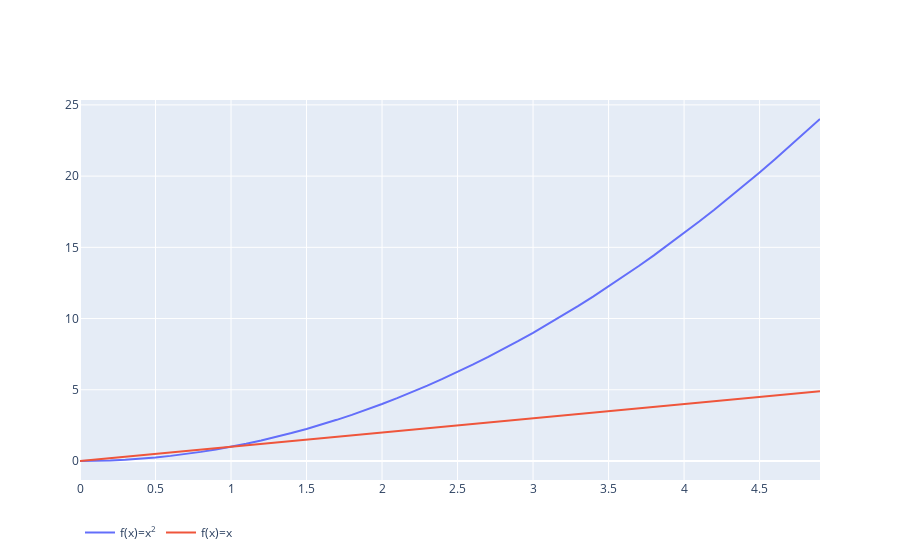

The cell this chart's notebook holds for it:
### Code cell
fig = go.Figure()
fig.add_trace(go.Scatter(x=x, y=f(x), name='f(x)=x<sup>2</sup>'))
fig.add_trace(go.Scatter(x=x, y=x,name='f(x)=x<sup></sup>' ))
fig.update_layout(legend_orientation="h")
fig.show()

### Figure 1 — Plotly figure (JSON) as saved in the notebook; plotly's stock layout.template omitted (floating-point values rounded to 4 significant figures)
{"data": [{"name": "f(x)=x<sup>2</sup>", "type": "scatter", "x": [0, 0.1, 0.2, 0.3, 0.4, 0.5, 0.6, 0.7, 0.8, 0.9, 1, 1.1, 1.2, 1.3, 1.4, 1.5, 1.6, 1.7, 1.8, 1.9, 2, 2.1, 2.2, 2.3, 2.4, 2.5, 2.6, 2.7, 2.8, 2.9, 3, 3.1, 3.2, 3.3, 3.4, 3.5, 3.6, 3.7, 3.8, 3.9, 4, 4.1, 4.2, 4.3, 4.4, 4.5, 4.6, 4.7, 4.8, 4.9], "y": [0, 0.01, 0.04, 0.09, 0.16, 0.25, 0.36, 0.49, 0.64, 0.81, 1, 1.21, 1.44, 1.69, 1.96, 2.25, 2.56, 2.89, 3.24, 3.61, 4, 4.41, 4.84, 5.29, 5.76, 6.25, 6.76, 7.29, 7.84, 8.41, 9, 9.61, 10.24, 10.89, 11.56, 12.25, 12.96, 13.69, 14.44, 15.21, 16, 16.81, 17.64, 18.49, 19.36, 20.25, 21.16, 22.09, 23.04, 24.01]}, {"name": "f(x)=x<sup></sup>", "type": "scatter", "x": [0, 0.1, 0.2, 0.3, 0.4, 0.5, 0.6, 0.7, 0.8, 0.9, 1, 1.1, 1.2, 1.3, 1.4, 1.5, 1.6, 1.7, 1.8, 1.9, 2, 2.1, 2.2, 2.3, 2.4, 2.5, 2.6, 2.7, 2.8, 2.9, 3, 3.1, 3.2, 3.3, 3.4, 3.5, 3.6, 3.7, 3.8, 3.9, 4, 4.1, 4.2, 4.3, 4.4, 4.5, 4.6, 4.7, 4.8, 4.9], "y": [0, 0.1, 0.2, 0.3, 0.4, 0.5, 0.6, 0.7, 0.8, 0.9, 1, 1.1, 1.2, 1.3, 1.4, 1.5, 1.6, 1.7, 1.8, 1.9, 2, 2.1, 2.2, 2.3, 2.4, 2.5, 2.6, 2.7, 2.8, 2.9, 3, 3.1, 3.2, 3.3, 3.4, 3.5, 3.6, 3.7, 3.8, 3.9, 4, 4.1, 4.2, 4.3, 4.4, 4.5, 4.6, 4.7, 4.8, 4.9]}], "layout": {"autosize": true, "legend": {"orientation": "h"}, "xaxis": {"autorange": true, "range": [0, 4.9], "type": "linear"}, "yaxis": {"autorange": true, "range": [-1.334, 25.34], "type": "linear"}}}
